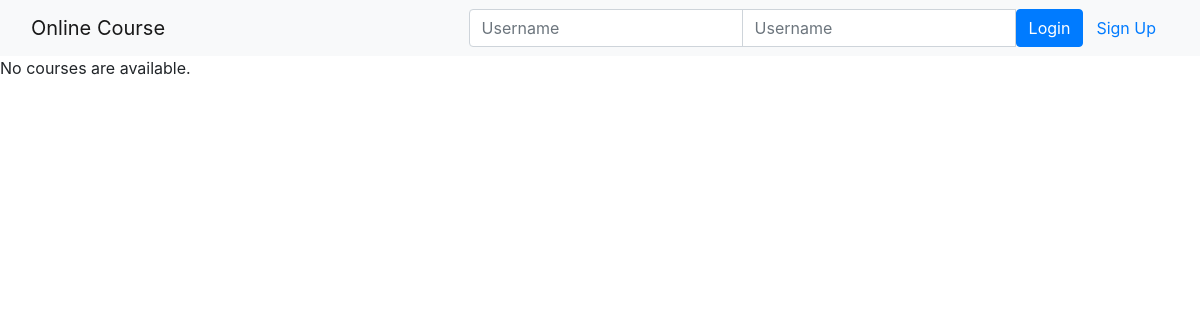
Page /onlinecourse/ on the earlier database version.
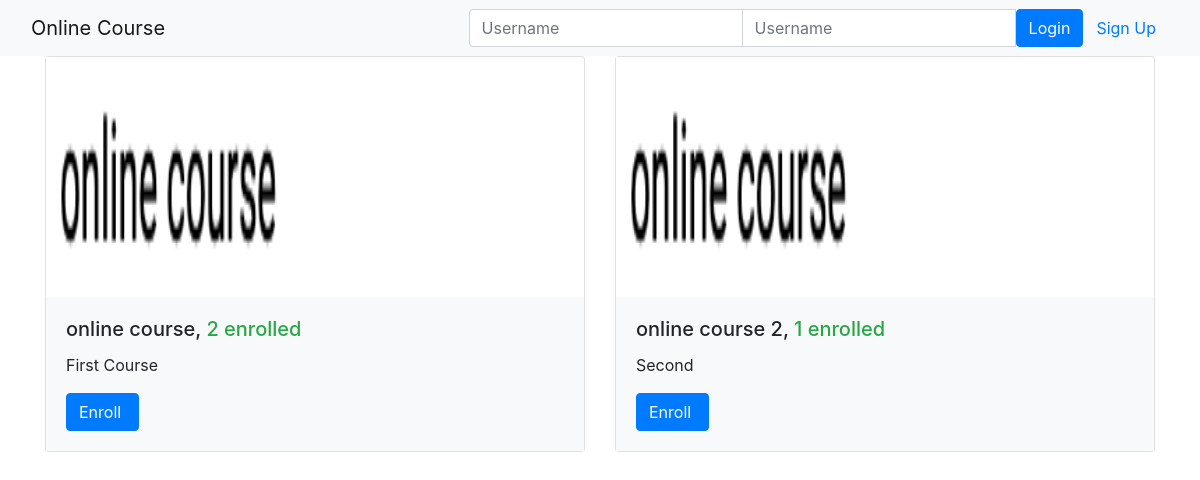
Same page on the later database version.
### onlinecourse/models.py (models this page shows, shortened)
class Course(models.Model):
    name = models.CharField(null=False, max_length=30, default='online course')
    image = models.ImageField(upload_to='course_images/')
    description = models.CharField(max_length=1000)
    pub_date = models.DateField(null=True)
    instructors = models.ManyToManyField(Instructor)
    users = models.ManyToManyField(settings.AUTH_USER_MODEL, through='Enrollment')
    total_enrollment = models.IntegerField(default=0)
    is_enrolled = False

### onlinecourse/views.py (the view)
class CourseListView(generic.ListView):
    template_name = 'onlinecourse/course_list_bootstrap.html'
    context_object_name = 'course_list'
    def get_queryset(self):
        user = self.request.user
        courses = Course.objects.order_by('-total_enrollment')[:10]
        for course in courses:
            if user.is_authenticated:
                course.is_enrolled = check_if_enrolled(user, course)
        return courses

### onlinecourse/templates/onlinecourse/course_list_bootstrap.html (shortened to what this page needs)
<!DOCTYPE html>
<html lang="en">
<head>
    {% load static %}
    <link rel="stylesheet" href="https://maxcdn.bootstrapcdn.com/bootstrap/4.5.2/css/bootstrap.min.css">
</head>
<body>
    <nav class="navbar navbar-light bg-light">
        <div class="container-fluid">
            <div class="navbar-header">
                  <a class="navbar-brand" href="#">Online Course</a>
            </div>
            <ul class="nav navbar-nav navbar-right">
                {% if user.is_authenticated %}
                <li>
                    <a class="btn btn-link" href="#">{{ user.first_name }}({{ user.username }})</a>
                    <a class="btn btn-link" href="{% url 'onlinecourse:logout' %}">Logout</a>
                </li>
                {% else %}
                <li>
                    <form class="form-inline" action="{% url 'onlinecourse:login' %}" method="post">
                        <div class="input-group">
                            <input type="text" class="form-control" placeholder="Username" name="username" >
                            <input type="password" class="form-control" placeholder="Username" name="psw" >
                            <button class="btn btn-primary" type="submit">Login</button>
                            <a class="btn btn-link" href="{% url 'onlinecourse:registration' %}">Sign Up</a>
                        </div>
                    </form>
                </li>
                {% endif %}
            </ul>
        </div>
    </nav>
    {% if course_list %}
        <div class="container">
            <div class="card-deck">
                {% for course in course_list %}
                         <div class="card" style="width: 36rem;">
                          <img class="card-img-left" src="{{MEDIA_URL}}/{{ course.image }}" width="240px" height="240px"
                               alt="Course image">
                          <div class="card-body bg-light">
                              <h5 class="card-title">{{ course.name }}, <span class="text-success">
                                  {{ course.total_enrollment}} enrolled</span></h5>
                            <p class="card-text">{{ course.description}}</p>
                            <form action="{% url 'onlinecourse:enroll' course.id %}" method="post">
                                  <input class="btn btn-primary"  type="submit"
                                         value="{% if course.is_enrolled %}Enter{% else %}Enroll{% endif %} ">
                            </form>
                          </div>
                        </div>
                {% endfor %}
            </div>
        </div>
    {% else %}
        <p>No courses are available.</p>
    {% endif %}
</body>
</html>

Differences in the rows shown:
added Course: image (picture), name "online course", total_enrollment "2", description "First Course", is_enrolled "Enroll"
added Course: image (picture), name "online course 2", total_enrollment "1", description "Second", is_enrolled "Enroll"
Other differences:
text no longer shown: "No courses are available."
